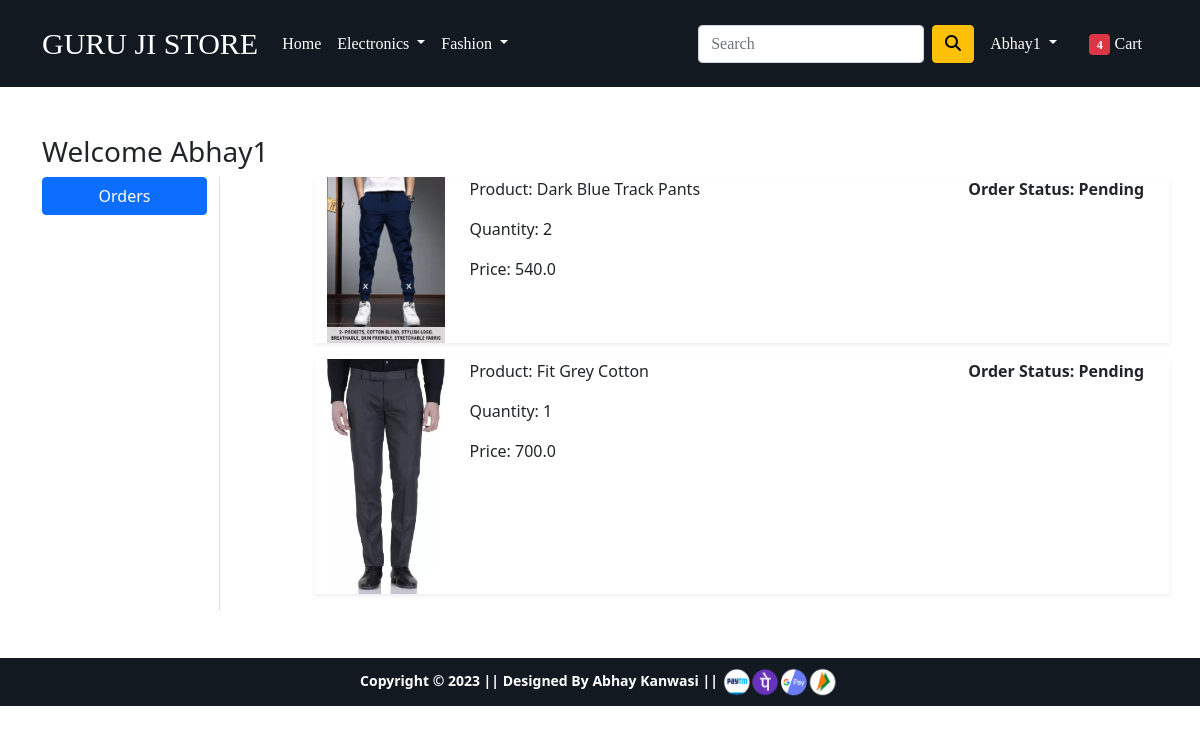
The app's page /orders/ (signed in) with its own data.
### app/models.py (models this page shows, shortened)
class OrderedPlaced(models.Model):
    user = models.ForeignKey(User, on_delete=models.CASCADE)
    customer = models.ForeignKey(Customer, on_delete=models.CASCADE)
    product = models.ForeignKey(Product, on_delete=models.CASCADE)
    quantity = models.PositiveIntegerField(default=1)
    ordered_date = models.DateTimeField(auto_now_add=True)
    status = models.CharField(max_length=50, choices=STATUS_CHOICES, default='Pending')
    @property
    def total_cost(self):
        return self.quantity * self.product.discount_price

class Product(models.Model):
    title = models.CharField(max_length=100)
    selling_price = models.FloatField()
    discount_price = models.FloatField()
    description = models.TextField()
    brand = models.CharField(max_length=100)
    category = models.CharField(choices=CATEGORY_CHOICES, max_length=2)
    product_image = models.ImageField(upload_to='prouductimg')

### app/views.py (the view)
# urls.py: path('orders/', views.orders, name='orders'),
@login_required
def orders(request):
  op = OrderedPlaced.objects.filter(user=request.user)
  return render(request, 'app/orders.html', {'order_placed' : op})

### app/templates/app/orders.html (shortened to what this page needs)
{% extends 'app/base.html' %}
{% load static %}
{% block main-content %}
<div class="container my-5">
    <div class="row">
        <h3>Welcome {{request.user | capfirst}}</h3>
        <div class="col-sm-2 border-end">
        <ul class="list-unstyled">
        <li class="d-grid"><a href="{% url 'orders' %}" class="btn btn-primary">Orders</a></li>
        </ul>
    </div>
    <div class="col-sm-9 offset-sm-1">
    {% for op in order_placed %}
    <div class="row shadow-sm mb-3">
        <div class="col-sm-2">
            <img src="{{op.product.product_image.url}}" alt="" srcset="" class="img-fluid" height="150" width = "150">
        </div>
        <div class="col-sm-7">
            <p>Product: {{op.product.title}}</p>
            <p>Quantity: {{op.quantity}}</p>
            <p>Price: {{op.total_cost}}</p>
        </div>
        <div class="col-sm-3 fw-bold">
            <p>Order Status: {{op.status}}</p>
        </div>
        </div>
    {% endfor %}
    </div>
    </div>
</div>
{% endblock main-content %}

### app/templates/app/base.html (shortened to what this page needs)
<!doctype html>
{% load static %}
<html lang="en">
  <head>
    <link href="https://cdn.jsdelivr.net/npm/bootstrap@5.0.0-beta1/dist/css/bootstrap.min.css" rel="stylesheet">
    <link rel="stylesheet" href="{% static 'app/css/owl.carousel.min.css' %}">
    <link rel="stylesheet" href="{% static 'app/css/all.min.css' %}">
    <link rel="stylesheet" href="{% static 'app/css/style.css' %}">
  </head>
  <body>
    <nav class="navbar navbar-expand-lg navbar-dark p-3" style = "background:#131921; font-family: Serif;">
     <div class="container">
       <a class="navbar-brand" href="/" style="text-transform: uppercase; font-family: Serif; font-size: 30px;">Guru Ji Store</a>
       <div class="collapse navbar-collapse" id="navbarSupportedContent">
         <ul class="navbar-nav me-auto mb-2 mb-lg-0">
           <li class="nav-item">
             <a class="nav-link active" aria-current="page" href="/">Home</a>
           </li>
           <li class="nav-item dropdown">
             <a class="nav-link dropdown-toggle text-white" href="#" id="electronicsDropdown" role="button" data-bs-toggle="dropdown" aria-expanded="false">
               Electronics
             </a>
           </li>
           <li class="nav-item dropdown">
             <a class="nav-link dropdown-toggle text-white" href="#" id="fashionDropdown" role="button" data-bs-toggle="dropdown" aria-expanded="false">
               Fashion
             </a>
           </li>
         </ul>
         <form class="d-flex">
           <input class="form-control me-2" type="search" placeholder="Search" aria-label="Search">
           <button class="btn btn-warning" type="submit"><i class="fa fa-search"></i></button>
         </form>
         <div>
          <ul class="navbar-nav me-auto mb-2 mb-lg-0">
          {% if request.user.is_authenticated %}
           <li class="nav-item dropdown mx-2">
              <a class="nav-link dropdown-toggle text-white" href="#" id="profileDropdown" role="button" data-bs-toggle="dropdown" aria-expanded="false">
                {{request.user.username|capfirst}}
              </a>
            </li>
            <li class="nav-item mx-2">
             <a href="{% url 'showcart' %}" class="nav-link text-white"><span class="badge bg-danger">4</span> Cart </a>
            </li>
          {% endif %}
          </ul>
         </div>
       </div>
     </div>
    </nav>
    {% block main-content %} {% endblock main-content %}
    <footer class="container-fluid text-center p-2 mt-5" style = "background:#131921; mt-auto;">
        <small class="text-white"><strong>Copyright &copy; 2023 || Designed By Abhay Kanwasi || </strong></small>
        <img src="{% static 'app/images/payment.png' %}" alt="" srcset="" class="img-fluid" height="1px" width="10%">
    </footer>
  </body>
</html>

### records on screen
OrderedPlaced: product.product_image (picture), product "Dark Blue Track Pants", quantity "2", total_cost "540.0", status "Pending"
OrderedPlaced: product.product_image (picture), product "Fit Grey Cotton", quantity "1", total_cost "700.0", status "Pending"

### other values on screen
{{ request.user.username|capfirst }} "Abhay1"
{{ request.user | capfirst }} "Abhay1"
